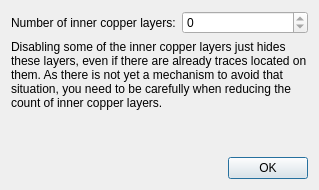
<?xml version="1.0" encoding="UTF-8"?>
<ui version="4.0">
 <class>librepcb::project::editor::BoardLayerStackSetupDialog</class>
 <widget class="QDialog" name="librepcb::project::editor::BoardLayerStackSetupDialog">
  <property name="geometry">
   <rect>
    <x>0</x>
    <y>0</y>
    <width>319</width>
    <height>190</height>
   </rect>
  </property>
  <property name="windowTitle">
   <string>Layer Stack Setup</string>
  </property>
  <layout class="QVBoxLayout" name="verticalLayout">
   <item>
    <layout class="QFormLayout" name="formLayout">
     <item row="0" column="0">
      <widget class="QLabel" name="label">
       <property name="text">
        <string>Number of inner copper layers:</string>
       </property>
      </widget>
     </item>
     <item row="0" column="1">
      <widget class="QSpinBox" name="spbxNbrOfInnerCopperLayers">
       <property name="maximum">
        <number>0</number>
       </property>
      </widget>
     </item>
     <item row="1" column="0" colspan="2">
      <widget class="QLabel" name="label_2">
       <property name="sizePolicy">
        <sizepolicy hsizetype="Preferred" vsizetype="Fixed">
         <horstretch>0</horstretch>
         <verstretch>0</verstretch>
        </sizepolicy>
       </property>
       <property name="styleSheet">
        <string notr="true">QLabel {
	background-color: rgb(255, 255, 127);
	
	color: rgb(170, 0, 0);
};</string>
       </property>
       <property name="text">
        <string>Disabling some of the inner copper layers just hides these layers, even if there are already traces located on them. As there is not yet a mechanism to avoid that situation, you need to be carefully when reducing the count of inner copper layers.</string>
       </property>
       <property name="wordWrap">
        <bool>true</bool>
       </property>
       <property name="margin">
        <number>5</number>
       </property>
      </widget>
     </item>
    </layout>
   </item>
   <item>
    <widget class="QDialogButtonBox" name="buttonBox">
     <property name="standardButtons">
      <set>QDialogButtonBox::Ok</set>
     </property>
    </widget>
   </item>
  </layout>
 </widget>
 <resources/>
 <connections>
  <connection>
   <sender>buttonBox</sender>
   <signal>accepted()</signal>
   <receiver>librepcb::project::editor::BoardLayerStackSetupDialog</receiver>
   <slot>accept()</slot>
   <hints>
    <hint type="sourcelabel">
     <x>152</x>
     <y>52</y>
    </hint>
    <hint type="destinationlabel">
     <x>78</x>
     <y>38</y>
    </hint>
   </hints>
  </connection>
  <connection>
   <sender>buttonBox</sender>
   <signal>rejected()</signal>
   <receiver>librepcb::project::editor::BoardLayerStackSetupDialog</receiver>
   <slot>reject()</slot>
   <hints>
    <hint type="sourcelabel">
     <x>196</x>
     <y>49</y>
    </hint>
    <hint type="destinationlabel">
     <x>179</x>
     <y>38</y>
    </hint>
   </hints>
  </connection>
 </connections>
</ui>
